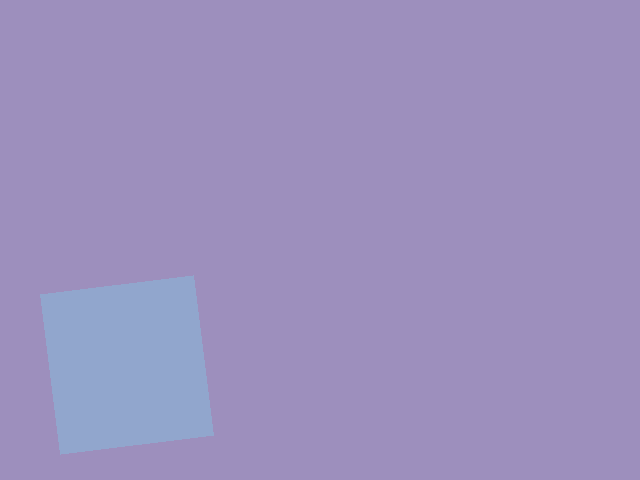
#> input picture rect_pics_gen/11.png, 640 x 480 px, found by its file name
$ python hough.py
#> lines starting #> are read from the running program, lines starting #| are printed output that depends on the picture; after the words box and inside, x2 and y2 are one past the last pixel; in counts of white or black regions, pixels touching at a corner belong together; long printed decimals are rounded
import cv2
import numpy as np
import matplotlib.pyplot as plt
from skimage.transform import hough_line, hough_line_peaks


def find_inter(k1, b1, k2, b2):
    """
        y = k1 * x + b1
        y = k2 * x + b2
    """
    if k2 != k1:
        x = - (b2 - b1) / (k2 - k1)
        y = k1 * x + b1
        return x, y
    else:
        return None


image = cv2.imread('/rect_pics_gen/11.png')  # open image
#> image is the input picture: shape (480, 640, 3); mean B, G, R 190.3, 144.9, 156
gray = cv2.cvtColor(image, cv2.COLOR_RGB2GRAY)  # to gray
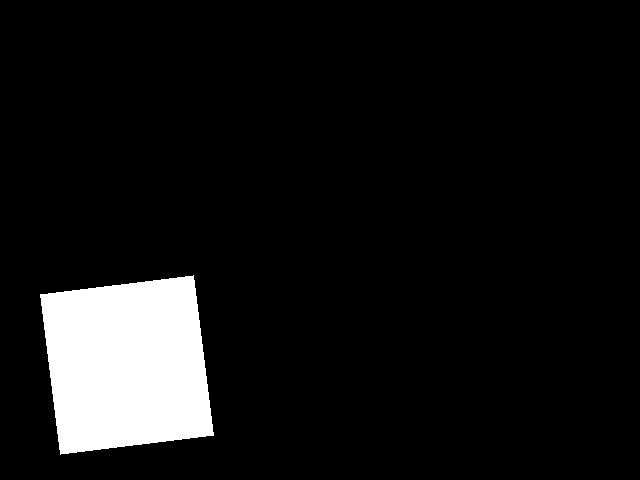
#> gray: shape (480, 640); values 158 (black) and 175 (white), 8.1% white; 1 white region, box (x1, y1, x2, y2) and area: (40, 275, 214, 455) 25020
gray = cv2.GaussianBlur(gray, (3, 3), 0)  # some blur
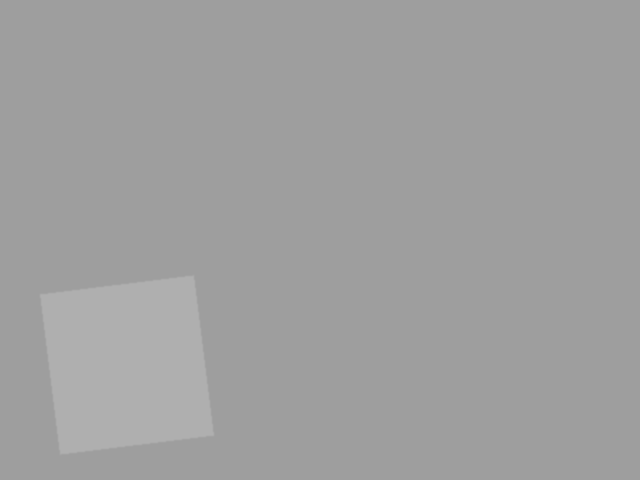
#> gray: shape (480, 640); min 158, max 175, mean 159.4
# cv2.imwrite("gray.png", gray)  # save gray image

edged = cv2.Canny(gray, 0, 10)  # leave only the borders
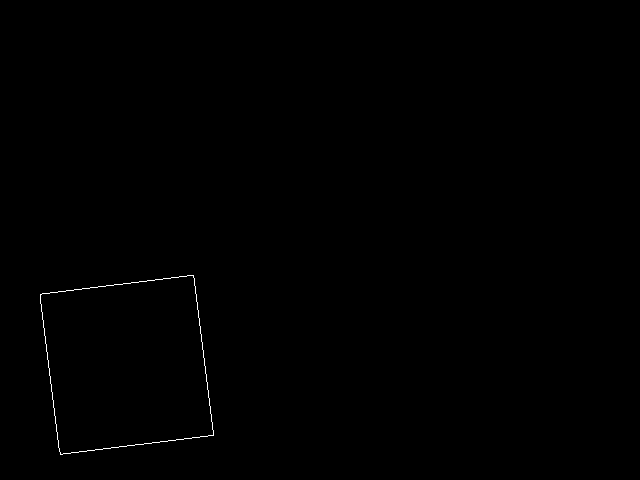
#> edged: shape (480, 640); 0.2% white in thin lines or dots, all inside (x1, y1, x2, y2) = (40, 275, 214, 455)
# cv2.imwrite("edged.png", edged)   # save edged image

using_angles = np.linspace(-np.pi / 2, np.pi / 2, 1800)  # introduce angles array

halfspace, theta, dist = hough_line(edged, using_angles)
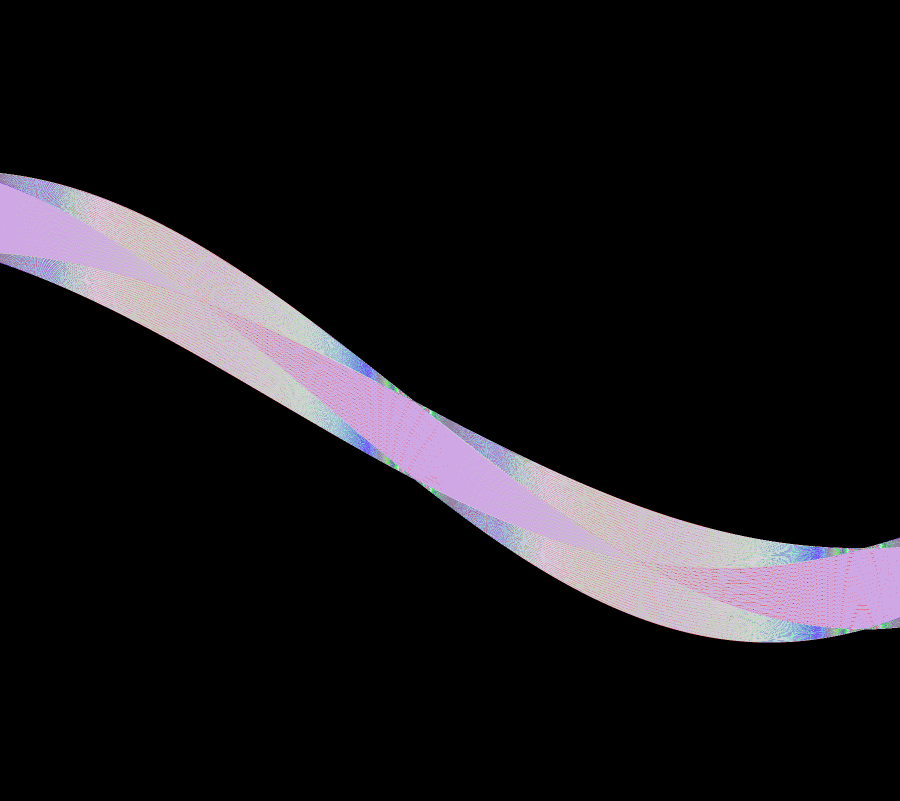
#> halfspace: shape (1601, 1800) uint64 (shown at 1/2 size); 110 distinct labels, from 0 to 152; one colour per label, 0 black
#> theta = 1800 values from -1.57 to 1.57; dist = 1601 values from -800 to 800

# draw Hough Accumulator
plt.figure(figsize=(15, 10))
plt.title('Hough Accumulator', size=30)
plt.imshow(halfspace, cmap='gray')
plt.savefig('accumulator.png')

angle_list = []

fig, axes = plt.subplots(1, 2, figsize=(20, 8))
ax = axes.ravel()

# draw edged rectangle
ax[0].imshow(edged, cmap='gray')
ax[0].set_title('Edged rectangle', size=30)
ax[0].set_axis_off()

ax[1].imshow(edged, cmap='gray')

origin = np.array((0, edged.shape[1]))
#> origin = [0, 640]
lines = []

# draw straight lines along the borders using Hough Transform
for _, angle, dist in zip(*hough_line_peaks(halfspace, theta, dist)):
    y0, y1 = (dist - origin * np.cos(angle)) / np.sin(angle)
    ax[1].plot(origin, (y0, y1), '-r')
    lines += [(1 / np.tan(angle), dist / np.sin(angle))]
    print(np.degrees(angle), dist)
#> this loop made 4 passes
#> (angle, dist, y0, y1, lines) on passes 1 to 3: (-0.123, 158, -1286.6, 3885.5, [(-8.08, -1286.6)]), (-0.123, 3, -24.43, 5147.7, [(-8.08, -1286.6), (-8.08, -24.43)]), (1.45, 458, 461.6, 380.7, [(-8.08, -1286.6), (-8.08, -24.43), (0.126, 461.6)])
#> (angle, dist, y0, y1) on pass 4: (1.45, 296, 298.2, 220.7)
#| -7.054 158.0
#| -7.054 3.0
#| 82.796 458.0
#| 83.096 296.0

inter = []

# lines intersection
for i in range(len(lines)):
    for j in range(i+1, len(lines)):
        print(f"intersection of lines{lines[i]} and {lines[j]}:", end=' ')
        point = find_inter(lines[i][0], lines[i][1], lines[j][0], lines[j][1])
        if point != None:
            x, y = point
            if abs(x) > 1000 or abs(y) > 1000:
                print("NO INTERSECTION")
            else:
                print(x, y)
                inter += [(-x, y)]
#> this loop made 4 passes
#| intersection of lines(-8.081, -1286.610) and (-8.081, -24.429): intersection of lines(-8.081, -1286.610) and (0.1264, 461.644): -212.997 434.721
#| intersection of lines(-8.081, -1286.610) and (0.1211, 298.162): -193.205 274.768
#| intersection of lines(-8.081, -24.429) and (0.1264, 461.644): -59.220 454.159
#| intersection of lines(-8.081, -24.429) and (0.1211, 298.162): -39.328 293.400
#| intersection of lines(0.1264, 461.644) and (0.1211, 298.162): NO INTERSECTION
#> after the loop, inter = [(213, 434.7), (193.2, 274.8), (59.22, 454.2), (39.33, 293.4)]

# draw intersection points
ax[1].plot([i[0] for i in inter], [i[1] for i in inter], 'yo', markersize=12)
ax[1].set_xlim(origin)
ax[1].set_ylim((edged.shape[0], 0))
ax[1].set_title('Detected rectangle', size=30)
plt.savefig('detection.png')
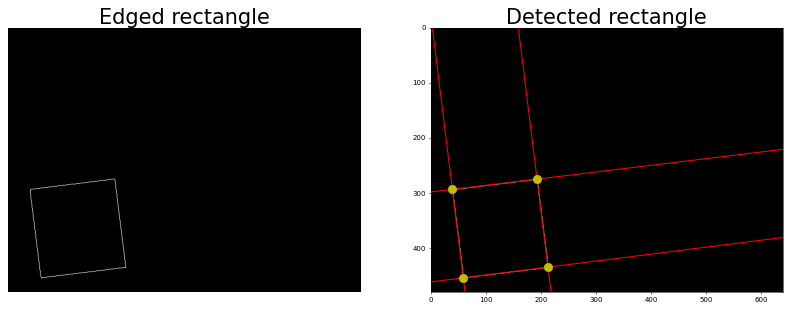
#> figure drawn by matplotlib, 2 panels
plt.show()

$ run again, with rect_pics_gen/13.png copied over rect_pics_gen/11.png
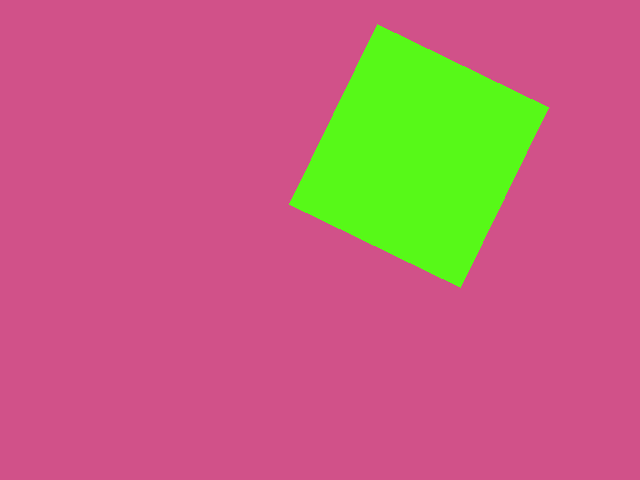
#> input picture rect_pics_gen/13.png, 640 x 480 px, found by its file name
#> image is the input picture: shape (480, 640, 3); mean B, G, R 122.9, 102, 193.8
#> edged: shape (480, 640); 0.23% white in thin lines or dots, all inside (x1, y1, x2, y2) = (289, 24, 549, 288)
#> `halfspace, theta, dist = hough_line(edged, using_angles)`:
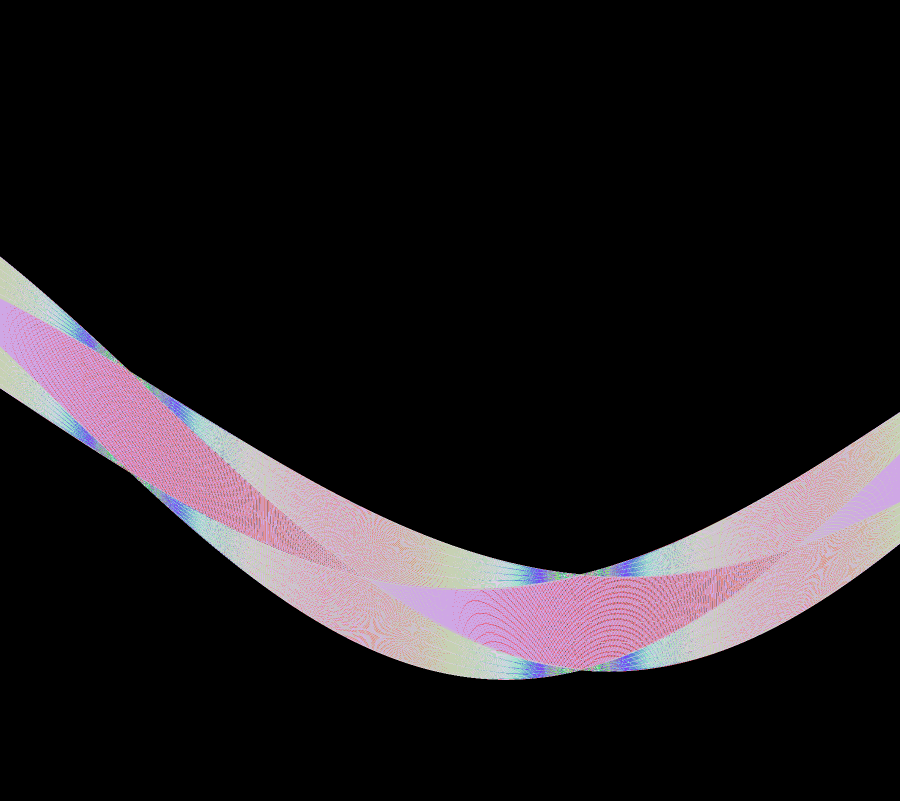
#> halfspace: shape (1601, 1800) uint64 (shown at 1/2 size); 117 distinct labels, from 0 to 157; one colour per label, 0 black
#> `halfspace, theta, dist = hough_line(edged, using_angles)`: theta = 1800 values from -1.57 to 1.57; dist = 1601 values from -800 to 800
#> the loop `for _, angle, dist in zip(*hough_line_peaks(halfspace, theta, dist)):` made 4 passes
#> (angle, dist, y0, y1, lines) on passes 1 to 3: (-1.12, -58, 64.43, 374, [(-0.484, 64.43)]), (0.453, 349, 797.1, -517.1, [(-0.484, 64.43), (2.05, 797.1)]), (0.453, 540, 1233.4, -80.86, [(-0.484, 64.43), (2.05, 797.1), (2.05, 1233.4)])
#> (printed output is left out)
#> the loop `for i in range(len(lines)):` made 4 passes
#> (printed output is left out)
#> after the loop `for i in range(len(lines)):`: inter = [(288.8, 204.1), (460.7, 287.3), (376.6, 23.76), (548.7, 106.6)]
#> `plt.savefig('detection.png')`:
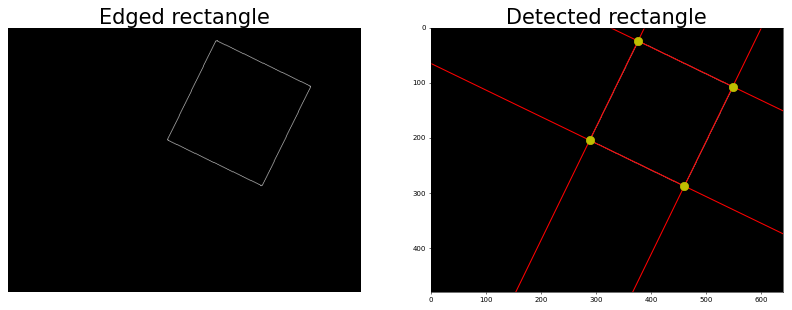
#> figure drawn by matplotlib, 2 panels

$ run again, with rect_pics_gen/14.png copied over rect_pics_gen/11.png
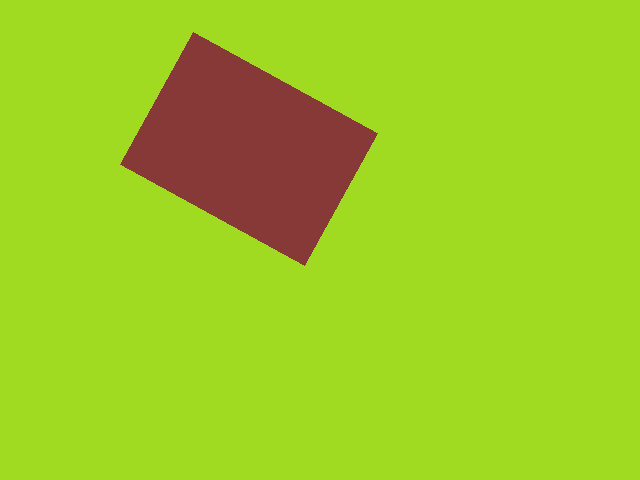
#> input picture rect_pics_gen/14.png, 640 x 480 px, found by its file name
#> image is the input picture: shape (480, 640, 3); mean B, G, R 36.2, 202.2, 157.3
#> edged: shape (480, 640); 0.32% white in thin lines or dots, all inside (x1, y1, x2, y2) = (120, 32, 378, 266)
#> `halfspace, theta, dist = hough_line(edged, using_angles)`:
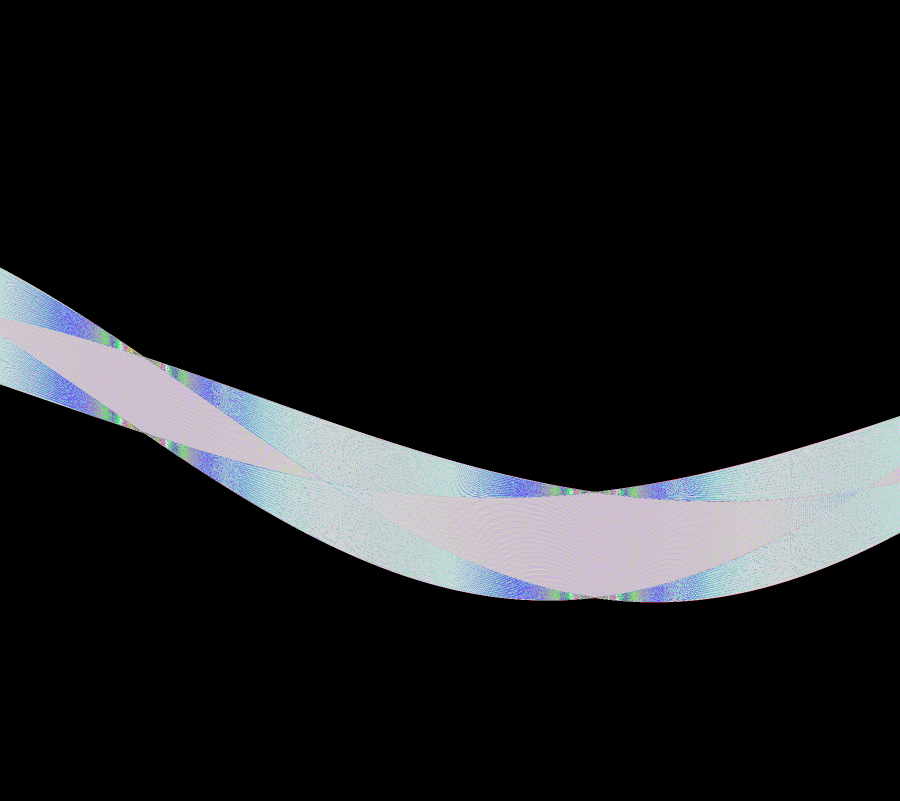
#> halfspace: shape (1601, 1800) uint64 (shown at 1/2 size); 147 distinct labels, from 0 to 211; one colour per label, 0 black
#> `halfspace, theta, dist = hough_line(edged, using_angles)`: theta = 1800 values from -1.57 to 1.57; dist = 1601 values from -800 to 800
#> the loop `for _, angle, dist in zip(*hough_line_peaks(halfspace, theta, dist)):` made 4 passes
#> (angle, dist, y0, y1, lines) on passes 1 to 3: (-1.07, 65, -74.19, 277.9, [(-0.55, -74.19)]), (-1.07, -86, 98.15, 450.2, [(-0.55, -74.19), (-0.55, 98.15)]), (0.504, 184, 381.1, -779.8, [(-0.55, -74.19), (-0.55, 98.15), (1.81, 381.1)])
#> (printed output is left out)
#> the loop `for i in range(len(lines)):` made 4 passes
#> (printed output is left out)
#> after the loop `for i in range(len(lines)):`: inter = [(192.6, 31.76), (377.8, 133.6), (119.7, 164), (304.2, 265.5)]
#> `plt.savefig('detection.png')`:
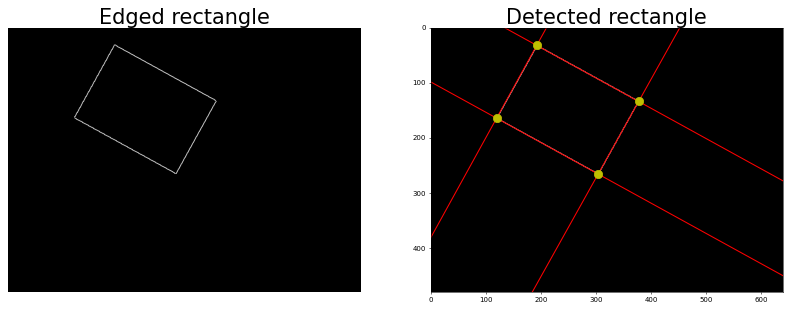
#> figure drawn by matplotlib, 2 panels
